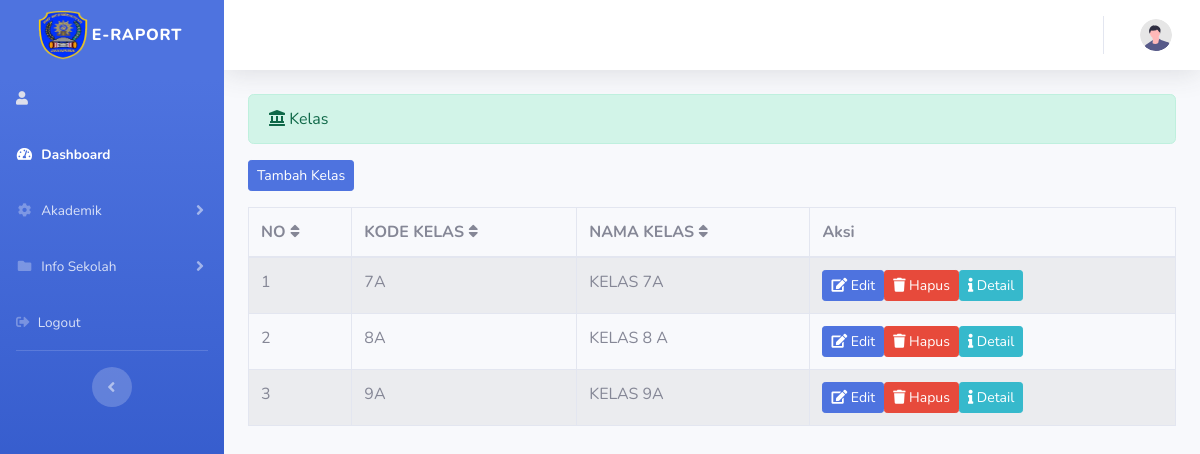
Before: /index.php/administrator/kelas with the older database file.
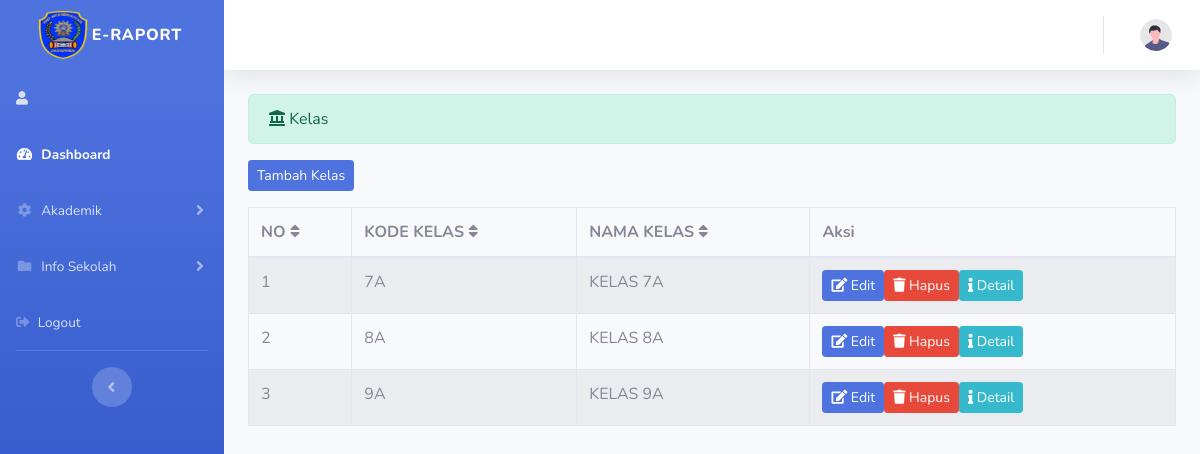
After: the same page with the newer database file.
### tables this page shows
CREATE TABLE `kelas` (
  `id_kelas` bigint(50) NOT NULL,
  `kode_kelas` varchar(3) NOT NULL,
  `nama_kelas` varchar(25) NOT NULL,
  `id_tahun` bigint(11) DEFAULT NULL
);

### application/controllers/administrator/Kelas.php (called while the page is built, shortened)
<?php
class Kelas extends CI_Controller {
    public function __construct() {
        $this->load->model('Kelas_model');
        $this->load->library('form_validation');
    }
    public function index() {
        $data['kelas'] = $this->Kelas_model->get_wali_kelas();
        $this->load->view('templates_administrator/header');
        $this->load->view('templates_administrator/sidebar');
        $this->load->view('administrator/kelas', $data);
        $this->load->view('templates_administrator/footer');
    }
}
?>

### index.php (called while the page is built, shortened)
<?php
require_once BASEPATH.'core/CodeIgniter.php';

### application/models/kelas_model.php (called while the page is built, shortened)
<?php
class Kelas_model extends CI_Model {
    public function get_wali_kelas() {
        $query = $this->db->get('kelas');
        return $query->result();
    }
}
?>

### application/views/administrator/kelas.php (the view, shortened to what this page needs)
<div class="container-fluid">
    <div class="alert alert-success" role="alert">
        <i class="fas fa-landmark"></i> Kelas
    </div>
    <?php echo anchor('administrator/kelas/tambah_kelas', '<button class="btn btn-sm btn-primary mb-3">Tambah Kelas</button>') ?>
    <table id="kelas_table" class="table table-bordered table-striped table-hover">
        <thead>
            <tr>
                <th class="sort" data-sort="no">
                    NO
                    <span class="sort-icon"><i class="fas fa-sort"></i></span>
                </th>
                <th class="sort" data-sort="kode_kelas">
                    KODE KELAS
                    <span class="sort-icon"><i class="fas fa-sort"></i></span>
                </th>
                <th class="sort" data-sort="nama_kelas">
                    NAMA KELAS
                    <span class="sort-icon"><i class="fas fa-sort"></i></span>
                </th>
                <th>Aksi</th>
            </tr>
        </thead>
        <tbody class="list">
            <?php if (!empty($kelas)) : ?>
                <?php $no = 1; ?>
                <?php foreach ($kelas as $kls) : ?>
                    <tr>
                        <td class="no"><?= $no++ ?></td>
                        <td class="kode_kelas"><?= $kls->kode_kelas ?></td>
                        <td class="nama_kelas"><?= $kls->nama_kelas ?></td>
                        <td>
                            <div class="btn-group" role="group" aria-label="Basic example">
                                <?php echo anchor('administrator/kelas/update/'.$kls->id_kelas, '<div class="btn btn-sm btn-primary"><i class="fa fa-edit"></i> Edit</div>') ?>
                                <?php echo anchor('administrator/kelas/delete/'.$kls->id_kelas, '<div class="btn btn-sm btn-danger"><i class="fa fa-trash"></i> Hapus</div>') ?>
                                <?php echo anchor('administrator/kelas/detail_kelas/'.$kls->id_kelas, '<div class="btn btn-sm btn-info"><i class="fa fa-info"></i> Detail</div>') ?>
                            </div>
                        </td>
                    </tr>
                <?php endforeach; ?>
            <?php else : ?>
                <tr>
                    <td colspan="5">Belum ada data kelas</td>
                </tr>
            <?php endif; ?>
        </tbody>
    </table>
</div>

Changed rows visible on the page:
changed kelas: nama_kelas "KELAS 8 A" → "KELAS 8A"
